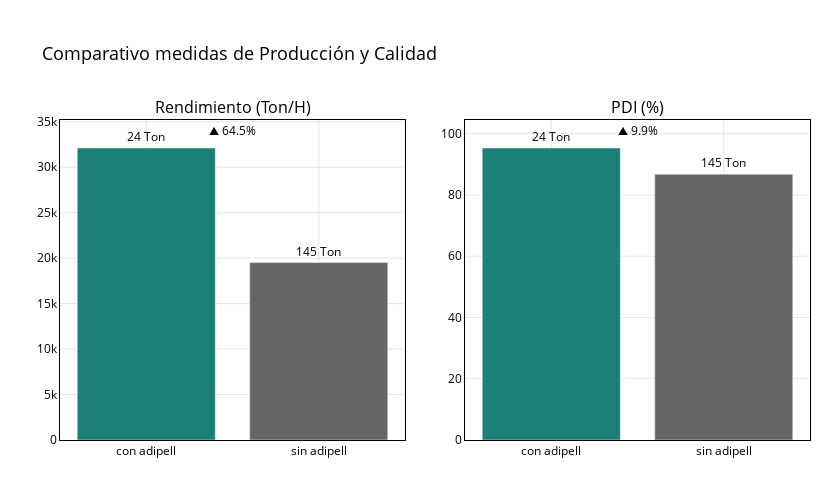

Notebook source saved alongside this figure:
### Code cell
barras_1xn_tons_con_delta(
    granel_group,
    y_cols=[ "rendimiento", "pdi"],
    #filename=f"{ROOT_IMAGEN}/pdi_rendimiento_granel.html",
    title_prefix="Comparativo medidas de Producción y Calidad",
    order=("con adipel", "sin adipel"),
    titles=["Rendimiento (Ton/H)", "PDI (%)"],
    decimals_map={"pdi": 2, "rendimiento": 2,}
)

### Figure 1 — Plotly figure (JSON) as saved in the notebook; plotly's stock layout.template omitted (floating-point values rounded to 4 significant figures)
{"data": [{"cliponaxis": false, "hovertemplate": "<b>%{x}</b><br>rendimiento: %{y:.2f}<br>Toneladas: %{text}<extra></extra>", "insidetextfont": {"color": "black"}, "marker": {"color": ["#1C8074", "#666666"]}, "text": ["24 Ton", "145 Ton"], "textfont": {"color": "black"}, "textposition": "outside", "type": "bar", "x": ["con adipell", "sin adipell"], "xaxis": "x", "y": [32110.0, 19520.0], "yaxis": "y"}, {"cliponaxis": false, "hovertemplate": "<b>%{x}</b><br>pdi: %{y:.2f}<br>Toneladas: %{text}<extra></extra>", "insidetextfont": {"color": "black"}, "marker": {"color": ["#1C8074", "#666666"]}, "text": ["24 Ton", "145 Ton"], "textfont": {"color": "black"}, "textposition": "outside", "type": "bar", "x": ["con adipell", "sin adipell"], "xaxis": "x2", "y": [95.32, 86.75], "yaxis": "y2"}], "layout": {"annotations": [{"font": {"size": 16}, "showarrow": false, "text": "Rendimiento (Ton/H)", "x": 0.23, "xanchor": "center", "xref": "paper", "y": 1, "yanchor": "bottom", "yref": "paper"}, {"font": {"size": 16}, "showarrow": false, "text": "PDI (%)", "x": 0.77, "xanchor": "center", "xref": "paper", "y": 1, "yanchor": "bottom", "yref": "paper"}, {"font": {"color": "black", "size": 12}, "showarrow": false, "text": "▲ 64.5%", "x": 0.5, "xref": "x domain", "y": 34040.0, "yref": "y"}, {"font": {"color": "black", "size": 12}, "showarrow": false, "text": "▲ 9.9%", "x": 0.5, "xref": "x2 domain", "y": 101.0, "yref": "y2"}], "font": {"color": "black"}, "height": 480, "margin": {"b": 40, "l": 60, "r": 30, "t": 120}, "paper_bgcolor": "rgba(0,0,0,0)", "plot_bgcolor": "rgba(0,0,0,0)", "showlegend": false, "title": {"font": {"color": "black", "size": 18}, "text": "Comparativo medidas de Producción y Calidad"}, "width": 840, "xaxis": {"anchor": "y", "categoryarray": ["con adipel", "sin adipel"], "categoryorder": "array", "domain": [0, 0.46], "gridcolor": "rgba(0,0,0,0.1)", "linecolor": "black", "linewidth": 1, "mirror": true, "showline": true, "tickfont": {"color": "black"}, "title": {"font": {"color": "black"}}}, "xaxis2": {"anchor": "y2", "categoryarray": ["con adipel", "sin adipel"], "categoryorder": "array", "domain": [0.54, 1], "gridcolor": "rgba(0,0,0,0.1)", "linecolor": "black", "linewidth": 1, "mirror": true, "showline": true, "tickfont": {"color": "black"}, "title": {"font": {"color": "black"}}}, "yaxis": {"anchor": "x", "domain": [0, 1], "gridcolor": "rgba(0,0,0,0.1)", "linecolor": "black", "linewidth": 1, "mirror": true, "showline": true, "tickfont": {"color": "black"}, "title": {"font": {"color": "black"}}}, "yaxis2": {"anchor": "x2", "domain": [0, 1], "gridcolor": "rgba(0,0,0,0.1)", "linecolor": "black", "linewidth": 1, "mirror": true, "showline": true, "tickfont": {"color": "black"}, "title": {"font": {"color": "black"}}}}}
